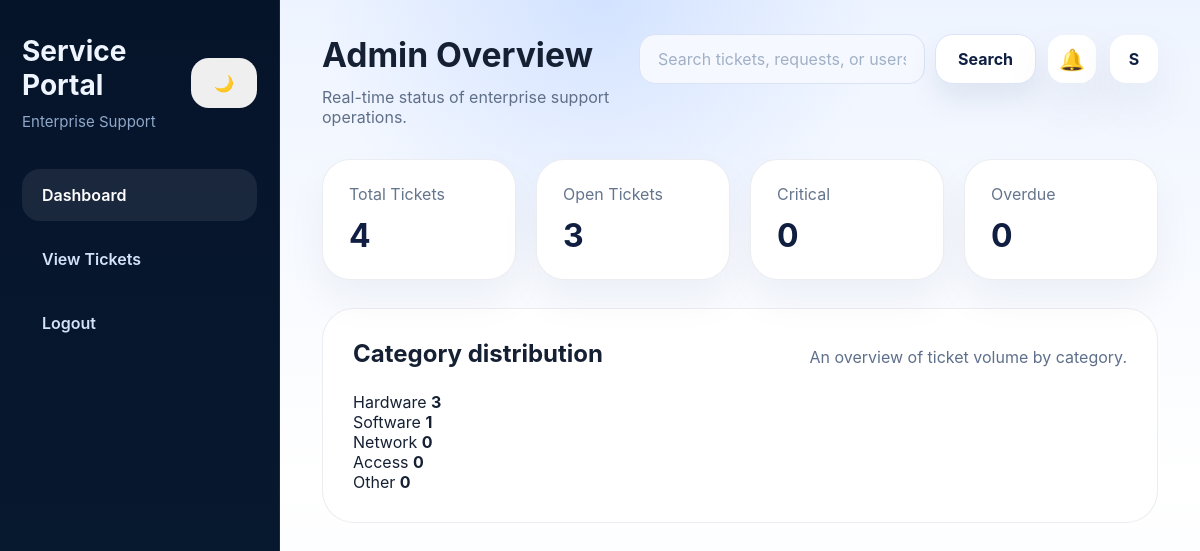
The page /it/dashboard (signed in) on the database its author committed.
### tables this page shows
CREATE TABLE users (
    id INTEGER PRIMARY KEY AUTOINCREMENT,
    username TEXT NOT NULL UNIQUE,
    password TEXT NOT NULL,
    fullname TEXT NOT NULL,
    role TEXT NOT NULL CHECK(role IN ('employee','it'))
, email TEXT, department TEXT);

CREATE TABLE tickets (
    id INTEGER PRIMARY KEY AUTOINCREMENT,
    title TEXT NOT NULL,
    category TEXT NOT NULL,
    priority TEXT NOT NULL,
    severity TEXT NOT NULL,
    description TEXT NOT NULL,
    status TEXT NOT NULL DEFAULT 'Open',
    employee_id INTEGER NOT NULL,
    assigned_to INTEGER,
    created_at TEXT NOT NULL,
    updated_at TEXT NOT NULL,
    resolution_notes TEXT,
    FOREIGN KEY(employee_id) REFERENCES users(id),
    FOREIGN KEY(assigned_to) REFERENCES users(id)
);

### app.py (the view)
        def decorated_view(*args, **kwargs):
            if g.user is None:
                return redirect(url_for('login'))
            if role and g.user['role'] != role:
                flash('Access denied for your role.', 'warning')
                return redirect(url_for(ROLE_ROUTES[g.user['role']]))
            return fn(*args, **kwargs)

### app.py (called while the page is built)
@app.before_request
def load_logged_in_user():
    user_id = session.get('user_id')
    if user_id is None:
        g.user = None
    else:
        g.user = get_user_by_id(user_id)

def login_required(role=None):
    def wrapper(fn):
        def decorated_view(*args, **kwargs):
            if g.user is None:
                return redirect(url_for('login'))
            if role and g.user['role'] != role:
                flash('Access denied for your role.', 'warning')
                return redirect(url_for(ROLE_ROUTES[g.user['role']]))
            return fn(*args, **kwargs)
        decorated_view.__name__ = fn.__name__
        return decorated_view
    return wrapper

@app.route('/it/dashboard')
@login_required('it')
def it_dashboard():
    metrics = dashboard_metrics()
    open_count = metrics['status'].get('Open', 0)
    critical_count = metrics['critical']
    overdue_count = 0
    total = sum(metrics['status'].values())
    return render_template(
        'it_dashboard.html',
        user=g.user,
        metrics=metrics,
        total=total,
        open_count=open_count,
        critical_count=critical_count,
        overdue_count=overdue_count,
        categories=CATEGORIES,
    )

### database/models.py (called while the page is built)
def get_connection():
    conn = sqlite3.connect(DB_PATH)
    conn.row_factory = sqlite3.Row
    return conn

def query_db(query, args=(), one=False):
    conn = get_connection()
    cur = conn.execute(query, args)
    rv = cur.fetchall()
    conn.commit()
    conn.close()
    return (rv[0] if rv else None) if one else rv

def get_user_by_id(user_id):
    return query_db('SELECT * FROM users WHERE id = ?', (user_id,), one=True)

def dashboard_metrics():
    stats = query_db(
        'SELECT status, COUNT(*) AS count FROM tickets GROUP BY status'
    )
    categories = query_db(
        'SELECT category, COUNT(*) AS count FROM tickets GROUP BY category'
    )
    priorities = query_db(
        'SELECT priority, COUNT(*) AS count FROM tickets GROUP BY priority'
    )
    critical = query_db(
        "SELECT COUNT(*) AS count FROM tickets WHERE priority = 'Critical' OR severity = 'Critical'", (), one=True)
    return {
        'status': {row['status']: row['count'] for row in stats},
        'category': {row['category']: row['count'] for row in categories},
        'priority': {row['priority']: row['count'] for row in priorities},
        'critical': critical['count'] if critical else 0
    }

### templates/it_dashboard.html (shortened to what this page needs)
<!DOCTYPE html>
<html lang="en">
<head>
    <link rel="stylesheet" href="{{ url_for('static', filename='css/style.css') }}">
</head>
<body>
    <div class="layout-shell">
        <aside class="sidebar">
            <div class="brand">
                <div style="display:flex; justify-content:space-between; align-items:center; width:100%;">
                    <div>
                        <h2>Service Portal</h2>
                        <span>Enterprise Support</span>
                    </div>
                    <button id="theme-toggle" class="theme-toggle" title="Toggle dark mode">🌙</button>
                </div>
            </div>
            <nav>
                <a href="{{ url_for('it_dashboard') }}" class="active">Dashboard</a>
                <a href="{{ url_for('manage_tickets') }}">View Tickets</a>
                <a href="{{ url_for('logout') }}">Logout</a>
            </nav>
        </aside>
        <main class="content">
            <div class="header-top">
                <div class="topbar-left">
                    <h1>Admin Overview</h1>
                    <p>Real-time status of enterprise support operations.</p>
                </div>
                <div class="topbar-actions">
                    <form method="get" class="search-form">
                        <div class="search-bar">
                            <input type="text" name="search" placeholder="Search tickets, requests, or users..." value="{{ request.args.get('search', '') }}">
                        </div>
                        <button type="submit" class="button button-secondary">Search</button>
                    </form>
                    <div class="user-row">
                        <div class="notification-menu-wrapper">
                            <button class="notification-toggle" title="Notifications">🔔</button>
                        </div>
                        <div class="profile-menu-wrapper">
                            <button class="avatar-pill profile-toggle" title="View profile">{{ user['fullname'][0]|upper }}</button>
                        </div>
                    </div>
                </div>
            </div>
            <section class="dashboard-grid">
                <div class="stat-card">
                    <span>Total Tickets</span>
                    <strong>{{ total }}</strong>
                </div>
                <div class="stat-card">
                    <span>Open Tickets</span>
                    <strong>{{ open_count }}</strong>
                </div>
                <div class="stat-card">
                    <span>Critical</span>
                    <strong>{{ critical_count }}</strong>
                </div>
                <div class="stat-card">
                    <span>Overdue</span>
                    <strong>{{ overdue_count }}</strong>
                </div>
            </section>
            <section class="panel">
                <div class="panel-header">
                    <h2>Category distribution</h2>
                    <p>An overview of ticket volume by category.</p>
                </div>
                <div class="info-grid">
                    {% for category in categories %}
                        <div class="chart-card">
                            <span>{{ category }}</span>
                            <strong>{{ metrics['category'].get(category, 0) }}</strong>
                        </div>
                    {% endfor %}
                </div>
            </section>
        </main>
    </div>
</body>
</html>

### static/css/style.css (style rules this page uses)
* { box-sizing: border-box; }
:root { color-scheme: light; font-family: 'Inter', 'Segoe UI', Tahoma, Geneva, Verdana, sans-serif; font-synthesis: none; text-rendering: optimizeLegibility; -webkit-font-smoothing: antialiased; --bg-primary: #ffffff; --bg-secondary: #f8faff; --bg-tertiary: #eef4ff; --text-primary: #152033; --text-secondary: #5f6f88; --border-color: #d9e3f5; --panel-bg: #ffffff; --sidebar-bg: linear-gradient(180deg, #0b4de6 0%, #0a2d61 100%); }
html { scroll-behavior: smooth; }
body { margin: 0; min-height: 100vh; background: radial-gradient(circle at top, rgba(10,97,255,0.12), transparent 28%), linear-gradient(180deg, #eef4ff 0%, #ffffff 60%, #f7f9ff 100%); color: #152033; }
a { text-decoration: none; color: inherit; }
button, input, textarea, select { font: inherit; }
.button, button { display: inline-flex; align-items: center; justify-content: center; gap: 8px; padding: 14px 22px; border-radius: 18px; border: 1px solid transparent; font-weight: 700; transition: transform 0.2s ease, box-shadow 0.2s ease, background 0.2s ease, color 0.2s ease; white-space: nowrap; }
.button-secondary { color: #0f1f41; background: #ffffff; border-color: #dbe4f8; box-shadow: 0 16px 30px rgba(15,35,80,0.08); }
.layout-shell { display: grid; grid-template-columns: 280px 1fr; min-height: 100vh; }
.sidebar { padding: 34px 22px; background: linear-gradient(180deg, #06142a 0%, #071a31 100%); color: #eef5ff; border-right: 1px solid rgba(255,255,255,0.08); }
.sidebar .brand h2 { margin: 0; font-size: 1.75rem; }
.sidebar .brand span { margin-top: 10px; display: inline-block; color: #8fa8ca; font-size: 0.94rem; }
.sidebar nav { margin-top: 38px; display: grid; gap: 12px; }
.sidebar nav a { display: block; padding: 16px 20px; border-radius: 18px; color: #d4e1f7; font-weight: 600; transition: background 0.2s ease, color 0.2s ease; }
.sidebar nav a.active, .sidebar nav a:hover { color: #ffffff; background: rgba(255,255,255,0.08); }
.content { padding: 34px 42px; }
.header-top { display: grid; grid-template-columns: 1fr auto; gap: 20px; margin-bottom: 32px; align-items: start; }
.topbar-left { grid-column: 1; }
.topbar-left h1 { margin: 0; font-size: clamp(2rem, 2.8vw, 2.8rem); }
.topbar-left p { margin: 12px 0 0; color: #5f6f88; }
.topbar-actions { display: flex; align-items: center; gap: 12px; grid-column: 2; }
.search-form { display: flex; gap: 10px; align-items: center; }
.search-bar { width: 300px; }
.search-bar input { width: 100%; padding: 12px 18px; border-radius: 16px; border: 1px solid #d9e3f5; background: #ffffff; color: #152033; }
.search-bar input::placeholder { color: #a0b0c5; }
.user-row { display: flex; align-items: center; gap: 14px; }
.notification-menu-wrapper { position: relative; }
.notification-toggle { cursor: pointer; transition: transform 0.2s ease; width: 48px; height: 48px; border-radius: 16px; background: #ffffff; box-shadow: 0 22px 50px rgba(15,35,80,0.08); color: #0f1f41; border: none; font-size: 1.3rem; display: inline-flex; align-items: center; justify-content: center; padding: 0; }
.search-bar { display: flex; align-items: center; gap: 12px; width: min(520px, 100%); }
.search-bar input { width: 100%; padding: 14px 18px; border-radius: 16px; border: 1px solid #d9e3f5; background: #f6f8ff; color: #182135; }
.notification-pill, .avatar-pill { width: 48px; height: 48px; border-radius: 16px; display: inline-flex; align-items: center; justify-content: center; background: #ffffff; box-shadow: 0 22px 50px rgba(15,35,80,0.08); color: #0f1f41; }
.dashboard-grid { display: grid; grid-template-columns: repeat(4, minmax(0, 1fr)); gap: 20px; margin-bottom: 28px; margin-top: 0; }
.dashboard-grid .stat-card { padding: 24px 26px; background: #ffffff; border-radius: 28px; border: 1px solid rgba(15,35,80,0.08); box-shadow: 0 20px 40px rgba(15,35,80,0.05); }
.stat-card span { color: #64758d; }
.stat-card strong { display: block; margin-top: 12px; font-size: 2rem; color: #101f41; }
.panel { background: #ffffff; border-radius: 32px; padding: 30px; border: 1px solid rgba(15,35,80,0.08); }
.panel-header { display: flex; justify-content: space-between; align-items: flex-start; gap: 16px; }
.panel-header h2 { margin: 0; }
.panel-header p { margin: 8px 0 0; color: #5e6f8b; }
.info-grid { grid-template-columns: repeat(3, minmax(0, 1fr)); gap: 20px; margin-top: 24px; }
.profile-menu-wrapper { position: relative; }
.profile-toggle { cursor: pointer; }

### rows shown on the page
users: fullname "S"
tickets: category "Hardware", category.get "3"
tickets: category "Software", category.get "1"

### other values the page prints
{{ total }} "4"
{{ open_count }} "3"
{{ critical_count }} "0"
{{ overdue_count }} "0"
{{ category }} "Network" "Access" "Other"
{{ metrics['category'].get(category, 0) }} "0" "0" "0"
